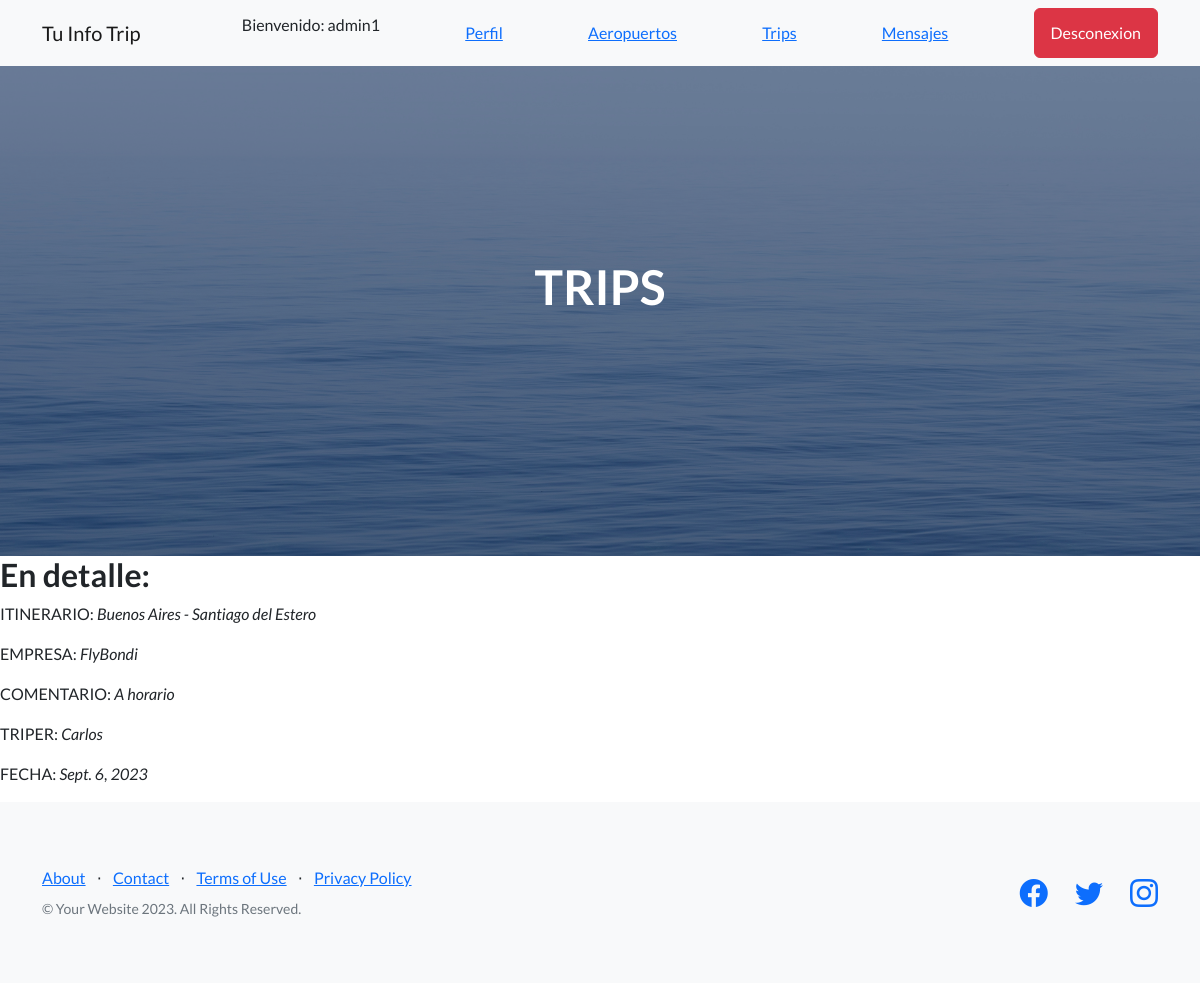
/AppBlog/trip/2 (signed in), run on the app's committed database.
### AppBlog/models.py (models this page shows, shortened)
class Trip(models.Model):
    itinerario=models.CharField(max_length=50)
    empresa=models.CharField(max_length=50)
    comentario=models.CharField(max_length=500)
    triper=models.CharField(max_length=50, null=True)
    fecha=models.DateField(default=date.today)

### AppBlog/views.py (the view)
# urls.py: path('trip/<pk>', TripDetalle.as_view(), name="trip_detalle"),
class TripDetalle(LoginRequiredMixin, DetailView):
    model= Trip
    template_name= "AppBlog/trip_detalle.html"

### AppBlog/templates/AppBlog/trip_detalle.html
{% extends "AppBlog/padre.html" %}
{% load static %}
{% block titulo %} TRIPS {% endblock %}
{% block contenido_que_cambia %}
<h2>En detalle:</h2>
<p>ITINERARIO: <i>{{trip.itinerario}}</i></p>
<p>EMPRESA: <i>{{trip.empresa}}</i></p>
<p>COMENTARIO: <i>{{trip.comentario}}</i></p>
<p>TRIPER: <i>{{trip.triper}}</i></p>
<p>FECHA: <i>{{trip.fecha}}</i></p>
{% endblock %}

### AppBlog/templates/AppBlog/padre.html (shortened to what this page needs)
<!DOCTYPE html>
<html lang="en">
    <head>
        {% load static %}
        <link href="https://cdn.jsdelivr.net/npm/bootstrap-icons@1.5.0/font/bootstrap-icons.css" rel="stylesheet" type="text/css" />
        <link href="{% static 'AppBlog/css/styles.css' %}" rel="stylesheet" />
    </head>
    <body>
        <nav class="navbar navbar-light bg-light static-top">
            <div class="container">
                <a class="navbar-brand" href="{% url 'inicio' %}">Tu Info Trip</a>
                {% if user.is_authenticated %}
                <p> Bienvenido: {{ user.username }}</p>
                <a class="text-primary" href="{% url 'ver_perfil' %}">Perfil</a>
                <a class="text-primary" href="{% url 'aeropuertos' %}">Aeropuertos</a>
                <a class="text-primary" href="{% url 'trip_list' %}">Trips</a>
                <a class="text-primary" href="{% url 'enviar_mensaje' %}">Mensajes</a>
                <a class="btn btn-danger" href="{% url 'logout' %}">Desconexion</a>
                {% else %}
                <a class="btn btn-success" href="{% url 'login' %}">Ingresar</a>
                <a class="btn btn-secondary"href="{% url 'register' %}">Registrarse</a>
                {% endif %}
            </div>
        </nav>
        <header class="masthead">
            <div class="container position-relative">
                <div class="row justify-content-center">
                    <div class="col-xl-6">
                        <div class="text-center text-white">
                            <h1 class="mb-5">{% block titulo %} {% endblock%}</h1>
                        </div>
                    </div>
                </div>
            </div>
        </header>
        {% block contenido_que_cambia %}
        {% endblock %}
        <footer class="footer bg-light">
            <div class="container">
                <div class="row">
                    <div class="col-lg-6 h-100 text-center text-lg-start my-auto">
                        <ul class="list-inline mb-2">
                            <li class="list-inline-item"><a href="#!">About</a></li>
                            <li class="list-inline-item">⋅</li>
                            <li class="list-inline-item"><a href="#!">Contact</a></li>
                            <li class="list-inline-item">⋅</li>
                            <li class="list-inline-item"><a href="#!">Terms of Use</a></li>
                            <li class="list-inline-item">⋅</li>
                            <li class="list-inline-item"><a href="#!">Privacy Policy</a></li>
                        </ul>
                        <p class="text-muted small mb-4 mb-lg-0">&copy; Your Website 2023. All Rights Reserved.</p>
                    </div>
                    <div class="col-lg-6 h-100 text-center text-lg-end my-auto">
                        <ul class="list-inline mb-0">
                            <li class="list-inline-item me-4">
                                <a href="#!"><i class="bi-facebook fs-3"></i></a>
                            </li>
                            <li class="list-inline-item me-4">
                                <a href="#!"><i class="bi-twitter fs-3"></i></a>
                            </li>
                            <li class="list-inline-item">
                                <a href="#!"><i class="bi-instagram fs-3"></i></a>
                            </li>
                        </ul>
                    </div>
                </div>
            </div>
        </footer>
    </body>
</html>

### data on the page
Trip: itinerario "Buenos Aires - Santiago del Estero", empresa "FlyBondi", comentario "A horario", triper "Carlos", fecha "Sept. 6, 2023"

### other printed values
{{ user.username }} "admin1"
